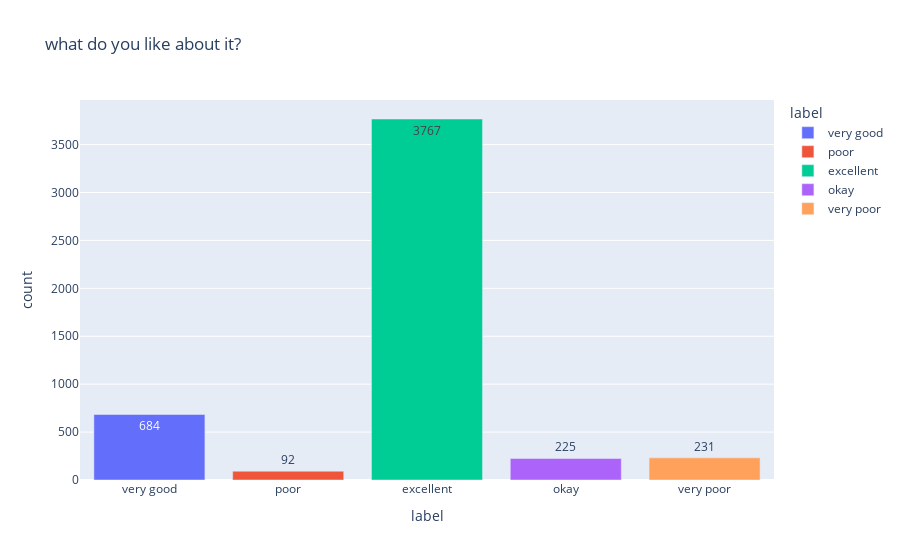

Source (notebook cell):
### Code cell
visualize_result(sentiment=sentiment, query=query)

### Figure 1 — Plotly figure (JSON) as saved in the notebook; plotly's stock layout.template omitted (floating-point values rounded to 4 significant figures)
{"data": [{"alignmentgroup": "True", "hovertemplate": "label=%{x}<br>count=%{y}<extra></extra>", "legendgroup": "very good", "marker": {"color": "#636efa", "pattern": {"shape": ""}}, "name": "very good", "offsetgroup": "very good", "orientation": "v", "showlegend": true, "textposition": "auto", "texttemplate": "%{y}", "type": "bar", "x": ["very good"], "xaxis": "x", "y": [684], "yaxis": "y"}, {"alignmentgroup": "True", "hovertemplate": "label=%{x}<br>count=%{y}<extra></extra>", "legendgroup": "poor", "marker": {"color": "#EF553B", "pattern": {"shape": ""}}, "name": "poor", "offsetgroup": "poor", "orientation": "v", "showlegend": true, "textposition": "auto", "texttemplate": "%{y}", "type": "bar", "x": ["poor"], "xaxis": "x", "y": [92], "yaxis": "y"}, {"alignmentgroup": "True", "hovertemplate": "label=%{x}<br>count=%{y}<extra></extra>", "legendgroup": "excellent", "marker": {"color": "#00cc96", "pattern": {"shape": ""}}, "name": "excellent", "offsetgroup": "excellent", "orientation": "v", "showlegend": true, "textposition": "auto", "texttemplate": "%{y}", "type": "bar", "x": ["excellent"], "xaxis": "x", "y": [3767], "yaxis": "y"}, {"alignmentgroup": "True", "hovertemplate": "label=%{x}<br>count=%{y}<extra></extra>", "legendgroup": "okay", "marker": {"color": "#ab63fa", "pattern": {"shape": ""}}, "name": "okay", "offsetgroup": "okay", "orientation": "v", "showlegend": true, "textposition": "auto", "texttemplate": "%{y}", "type": "bar", "x": ["okay"], "xaxis": "x", "y": [225], "yaxis": "y"}, {"alignmentgroup": "True", "hovertemplate": "label=%{x}<br>count=%{y}<extra></extra>", "legendgroup": "very poor", "marker": {"color": "#FFA15A", "pattern": {"shape": ""}}, "name": "very poor", "offsetgroup": "very poor", "orientation": "v", "showlegend": true, "textposition": "auto", "texttemplate": "%{y}", "type": "bar", "x": ["very poor"], "xaxis": "x", "y": [231], "yaxis": "y"}], "layout": {"barmode": "relative", "legend": {"title": {"text": "label"}, "tracegroupgap": 0}, "title": {"text": "what do you like about it?"}, "xaxis": {"anchor": "y", "categoryarray": ["very good", "poor", "excellent", "okay", "very poor"], "categoryorder": "array", "domain": [0, 1], "title": {"text": "label"}}, "yaxis": {"anchor": "x", "domain": [0, 1], "title": {"text": "count"}}}}
